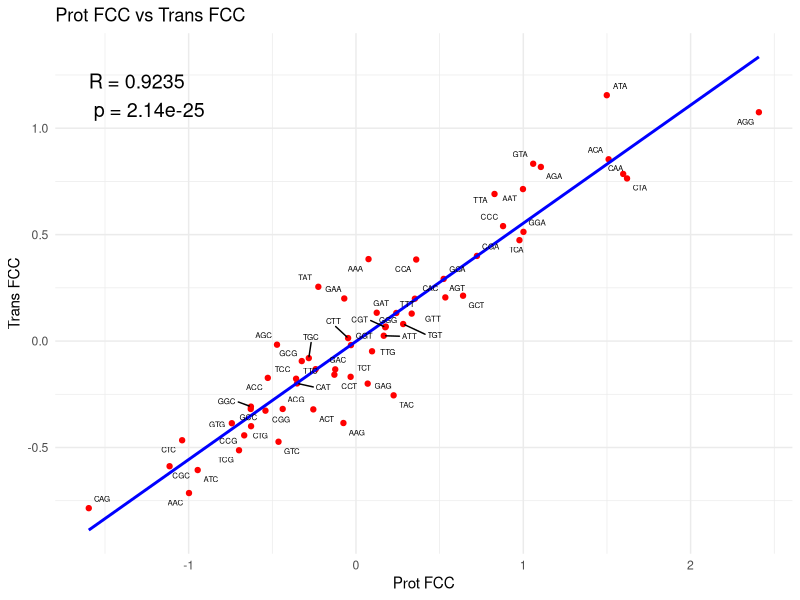
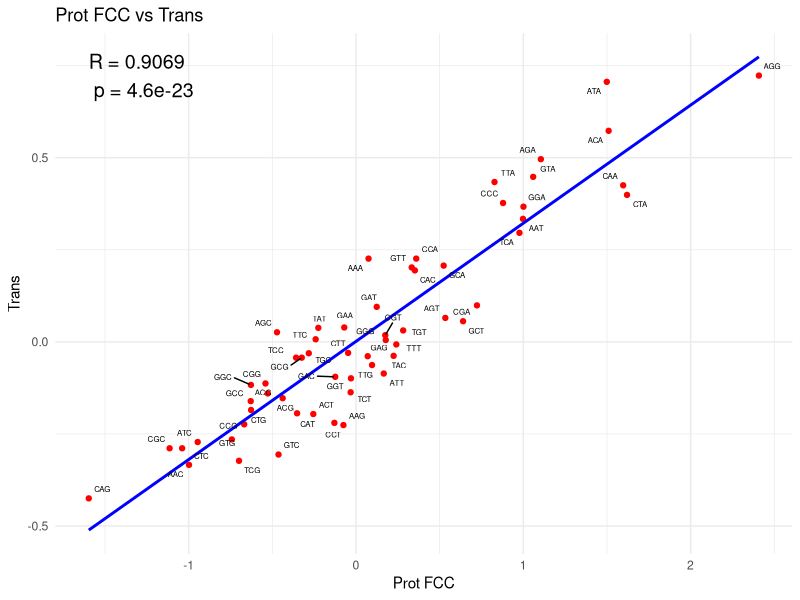
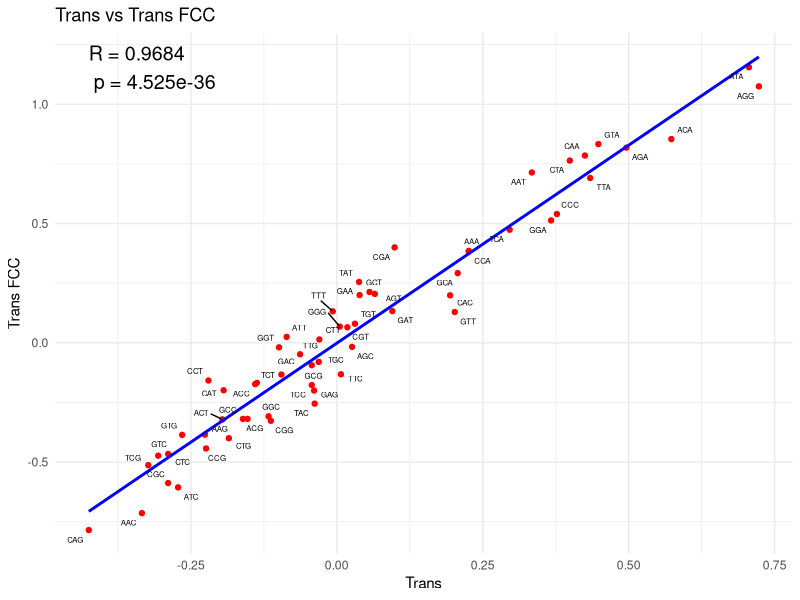

The R source for these figures, in order:
#Change directory to fig_4 
#read in each file to a vector for each file - can run the function for each file in the directory
#or you could merge the three files... so then you dont have to do the for loop
library(ggplot2)
library(ggrepel)

prot_FCC <- read.csv("Prot_FCC_log_odds.csv")
trans_FCC <- read.csv("Trans_FCC_log_odds.csv")
trans <- read.csv("Trans_log_odds.csv")

#Rename columns of the log_odds in each 
names(prot_FCC)[names(prot_FCC) == "Log_Odds"] <- "Prot.FCC.odds"
names(trans_FCC)[names(trans_FCC) == "Log_Odds"] <- "Trans.FCC.odds"
names(trans)[names(trans) == "Log_Odds"] <- "Trans.odds"

names(prot_FCC)[names(prot_FCC) == "Std_Error"] <- "Prot.FCC.Std"
names(trans_FCC)[names(trans_FCC) == "Std_Error"] <- "Trans.FCC.Std"
names(trans)[names(trans) == "Std_Error"] <- "Trans.Std"

merged_list <- list(prot_FCC, trans_FCC, trans)

merged_df <- Reduce(function(x,y) merge(x,y, by = c("Amino_acid","Codon"), all=TRUE), merged_list)

merged_df <- merged_df[, c("Amino_acid", "Codon",  
                           "Prot.FCC.odds", "Prot.FCC.Std", 
                           "Trans.FCC.odds", "Trans.FCC.Std",  
                           "Trans.odds", "Trans.Std", 
                           "Last_base")]

Prot_FCC <- unlist(merged_df$Prot.FCC.odds)
Trans_FCC <- unlist(merged_df$Trans.FCC.odds)
Trans <- unlist(merged_df$Trans.odds)

cor_test1 <- cor.test(Prot_FCC, Trans_FCC, method = "spearman")
cor_test2 <- cor.test(Prot_FCC, Trans, method = "spearman")
cor_test3 <- cor.test(Trans, Trans_FCC, method = "spearman")

r1_value <- round(cor_test1$estimate, digits = 4)
p1_value <- signif(cor_test1$p.value, digits = 4)
r2_value <- round(cor_test2$estimate, digits = 4)
p2_value <- signif(cor_test2$p.value, digits = 4)
r3_value <- round(cor_test3$estimate, digits = 4)
p3_value <- signif(cor_test3$p.value, digits = 4)


pdf("ProtFCC vs TransFCC (spearman).pdf", width = 10, height = 5)

GGplot1 = ggplot(merged_df, aes(x = Prot.FCC.odds, y = Trans.FCC.odds)) +
  geom_point(color = "red") +  # Scatter points
  geom_smooth(method = "lm", color = "blue", se = FALSE) +  # Regression line
  geom_text_repel(aes(label = Codon), size = 2, max.overlaps = Inf) +  # Codon labels, avoiding overlap
  labs(x = "Prot FCC", y = "Trans FCC", title = "Prot FCC vs Trans FCC") +
  annotate("text", x = min(merged_df$Prot.FCC.odds), y = max(merged_df$Trans.FCC.odds),
           label = paste0("R = ", r1_value, "\n p = ", p1_value),
           hjust = 0, size = 5) + 
  theme_minimal()  # Clean theme
  
print(GGplot1)

dev.off()

pdf("ProtFCC vs Trans (spearman).pdf", width = 10, height = 5)

GGplot2 = ggplot(merged_df, aes(x = Prot.FCC.odds, y = Trans.odds)) +
  geom_point(color = "red") +  # Scatter points
  geom_smooth(method = "lm", color = "blue", se = FALSE) +  # Regression line
  geom_text_repel(aes(label = Codon), size = 2, max.overlaps = Inf) +  # Codon labels, avoiding overlap
  labs(x = "Prot FCC", y = "Trans", title = "Prot FCC vs Trans") +
  annotate("text", x = min(merged_df$Prot.FCC.odds), y = max(merged_df$Trans.odds),
           label = paste0("R = ", r2_value, "\n p = ", p2_value),
           hjust = 0, size = 5) + 
  theme_minimal()  # Clean theme
  
print(GGplot2)

dev.off()

pdf("Trans vs TransFCC (spearman).pdf", width = 10, height = 5)

GGplot3 = ggplot(merged_df, aes(x = Trans.odds, y = Trans.FCC.odds)) +
  geom_point(color = "red") +  # Scatter points
  geom_smooth(method = "lm", color = "blue", se = FALSE) +  # Regression line
  geom_text_repel(aes(label = Codon), size = 2, max.overlaps = Inf) +  # Codon labels, avoiding overlap
  labs(x = "Trans", y = "Trans FCC", title = "Trans vs Trans FCC") +
  annotate("text", x = min(merged_df$Trans.odds), y = max(merged_df$Trans.FCC.odds),
           label = paste0("R = ", r3_value, "\n p = ", p3_value),
           hjust = 0, size = 5) + 
  theme_minimal()  # Clean theme
  
print(GGplot3)

dev.off()